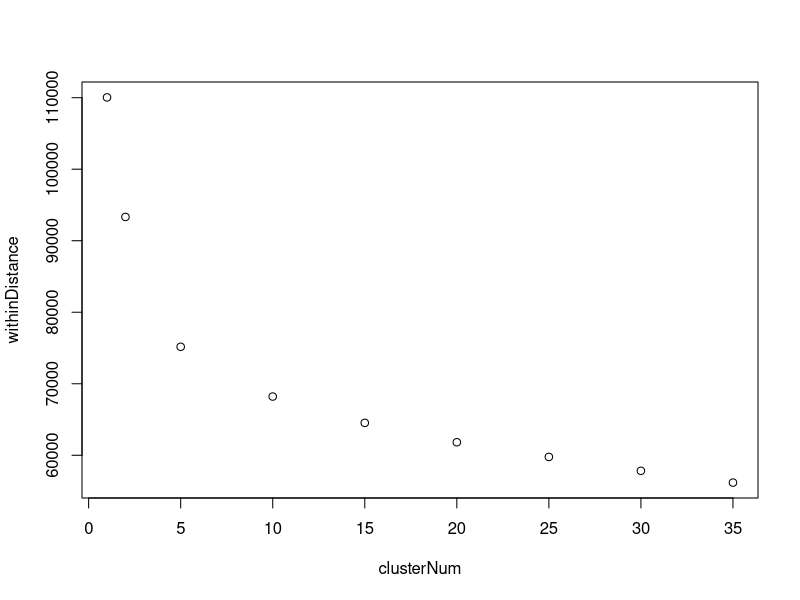

R code for this plot:
## ---- chunk 1
library(readr)
cellLines = read_csv('cellProteins.csv')
## ---- chunk 2
head(cellLines)
## ---- chunk 3
clusterNum = c(1,2,5,10,15,20,25,30,35)
withinDistance = rep(1,9)
for (i in c(1:length(clusterNum))){
  cellClusters = kmeans(cellLines[, 2:215], nstart =20, clusterNum[i])
  withinDistance[i] = cellClusters$tot.withinss
}
plot(clusterNum, withinDistance)

## ---- chunk 4
cellClusters = kmeans(cellLines[, 2:215], nstart =20, 10)
## ---- chunk 5
cellLines.pca = prcomp(cellLines[, 2:215], center = TRUE, scale = TRUE)
## ---- chunk 6
summary(cellLines.pca)
## ---- chunk 7

